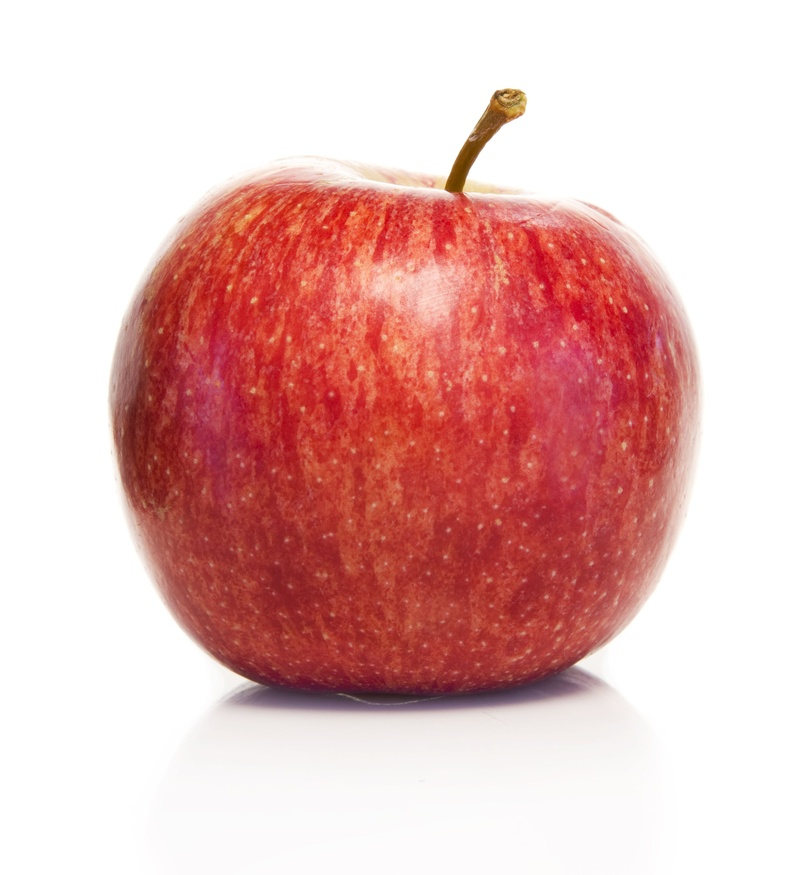
#> input picture PRG09/apple.jpg, 806 x 875 px, shrunk from 2914 x 3162 before the run
$ jupyter execute prg09.ipynb   (older library calls are emulated)
#> lines starting #> are read from the running program, lines starting #| are printed output that depends on the picture
[cell 1]
import cv2
import numpy as np
import matplotlib.pyplot as plt

image = cv2.imread('apple.jpg')
#> image is the input picture: shape (875, 806, 3); mean B, G, R 183.9, 186.2, 229
image_mat = cv2.cvtColor(image, cv2.COLOR_BGR2RGB)
gray_image = cv2.cvtColor(image, cv2.COLOR_BGR2GRAY)
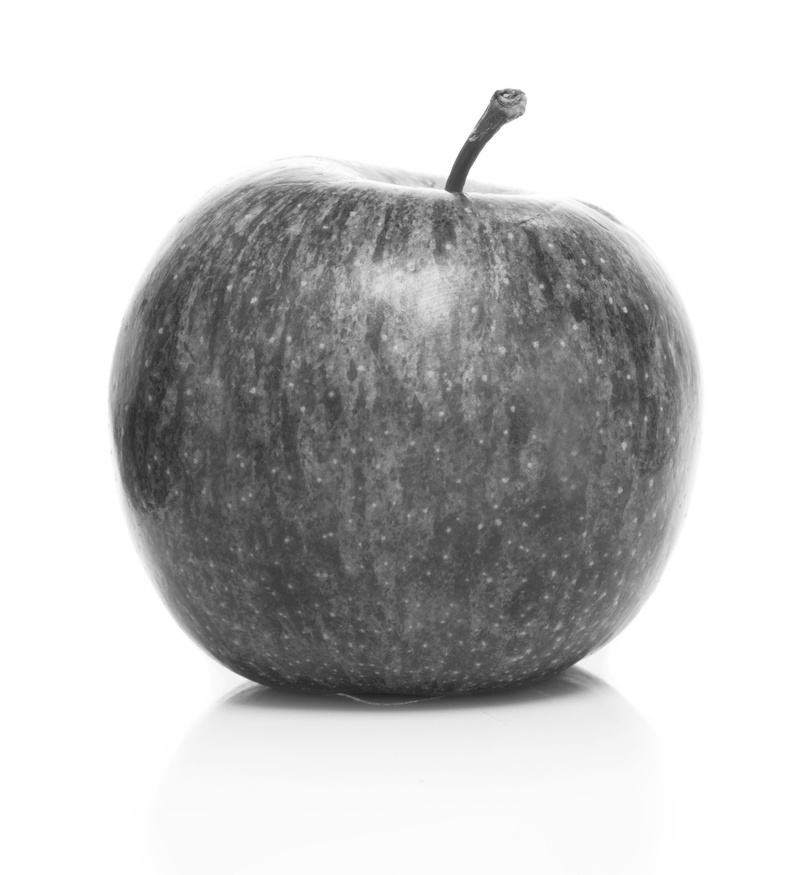
#> gray_image: shape (875, 806); min 32, max 255, mean 198.7

sobel_x = np.array([[-1, 0, 1],
                   [-2, 0, 2],
                   [-1, 0, 1]])

sobel_y = np.array([[-1, -2, -1],
                   [0, 0, 0],
                   [1, 2, 1]])

edges_x = cv2.filter2D(gray_image, -1, sobel_x)
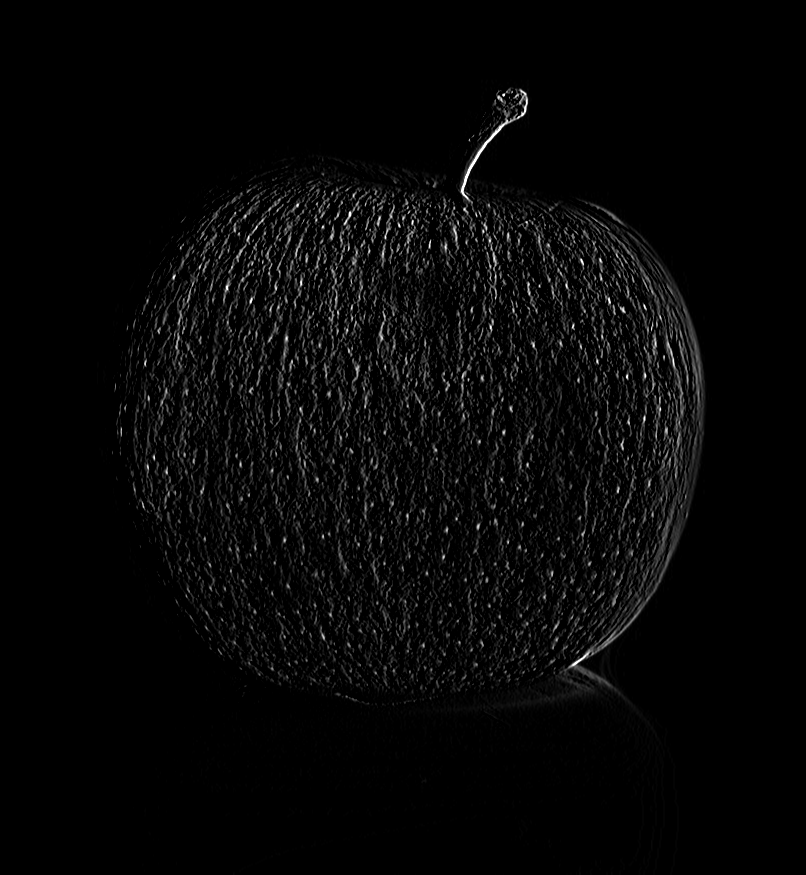
#> edges_x: shape (875, 806); min 0, max 255, mean 7
edges_y = cv2.filter2D(gray_image, -1, sobel_y)
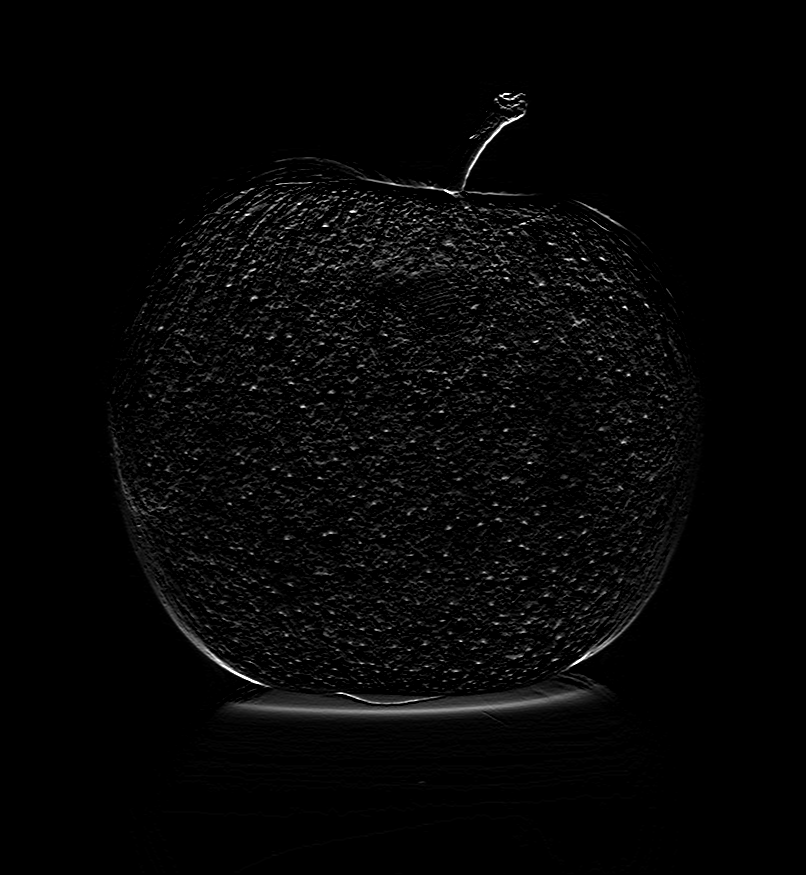
#> edges_y: shape (875, 806); min 0, max 255, mean 6.2
edges = cv2.addWeighted(edges_x, 0.5, edges_y, 0.5, 0)
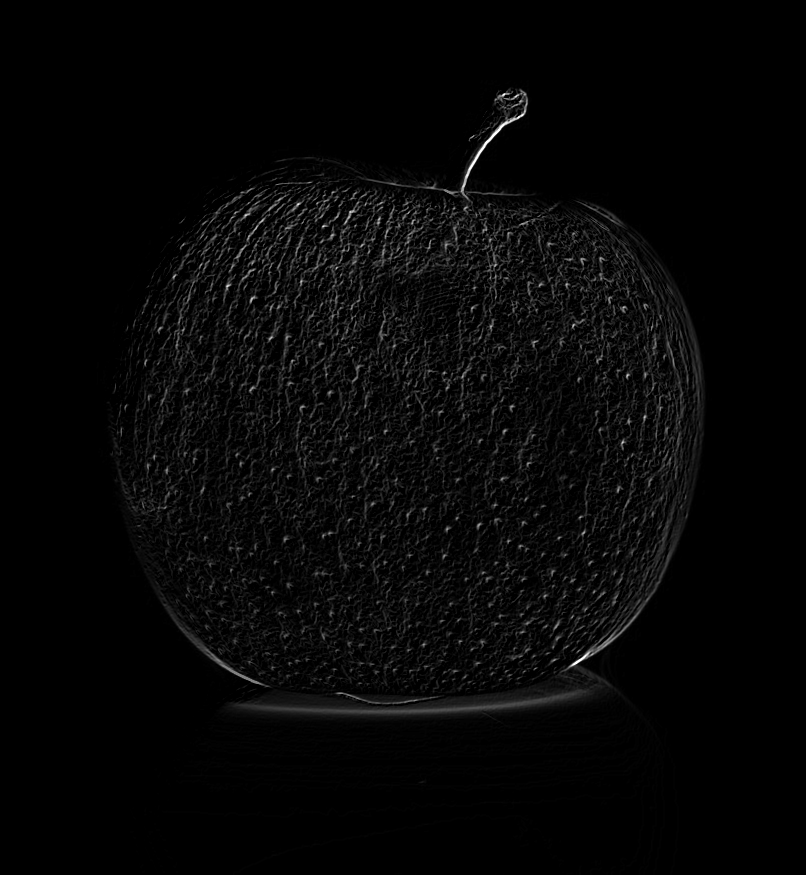
#> edges: shape (875, 806); min 0, max 255, mean 6.6

sobelx = cv2.Sobel(gray_image, cv2.CV_64F, 1, 0, ksize=5)
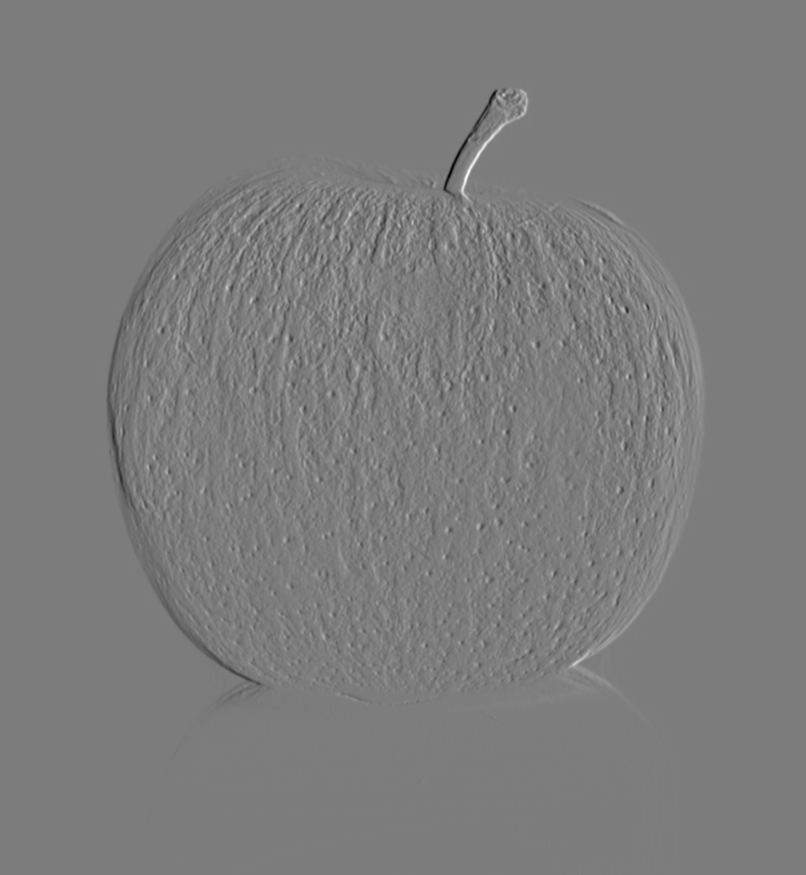
#> sobelx: shape (875, 806) float64; min -7002, max 7299, mean 0; drawn with min black and max white
sobely = cv2.Sobel(gray_image, cv2.CV_64F, 0, 1, ksize=5)
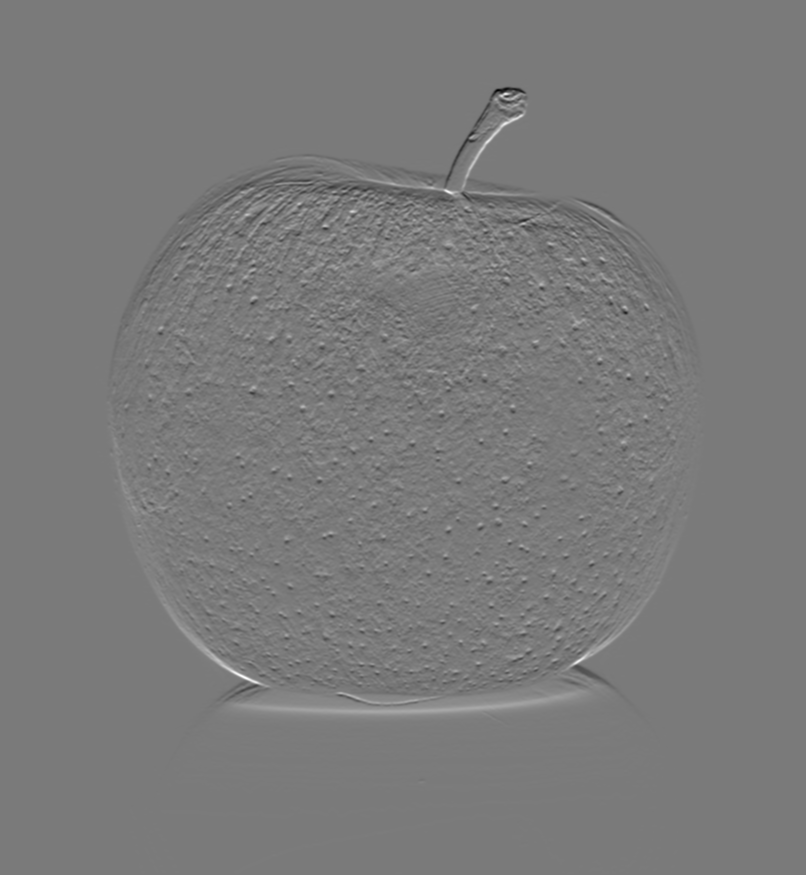
#> sobely: shape (875, 806) float64; min -6245, max 6728, mean -0.3; drawn with min black and max white
texture = sobelx + sobely

l_title = ["Original", "Edge Detection", "Texture Extraction"]
l_var = [image_mat, edges, texture]

fig, axs = plt.subplots(1, 3)
fig.tight_layout(pad=1.0)
for i in range(3):
    axs[i].imshow(l_var[i])
    axs[i].set_title(l_title[i])

plt.show()
